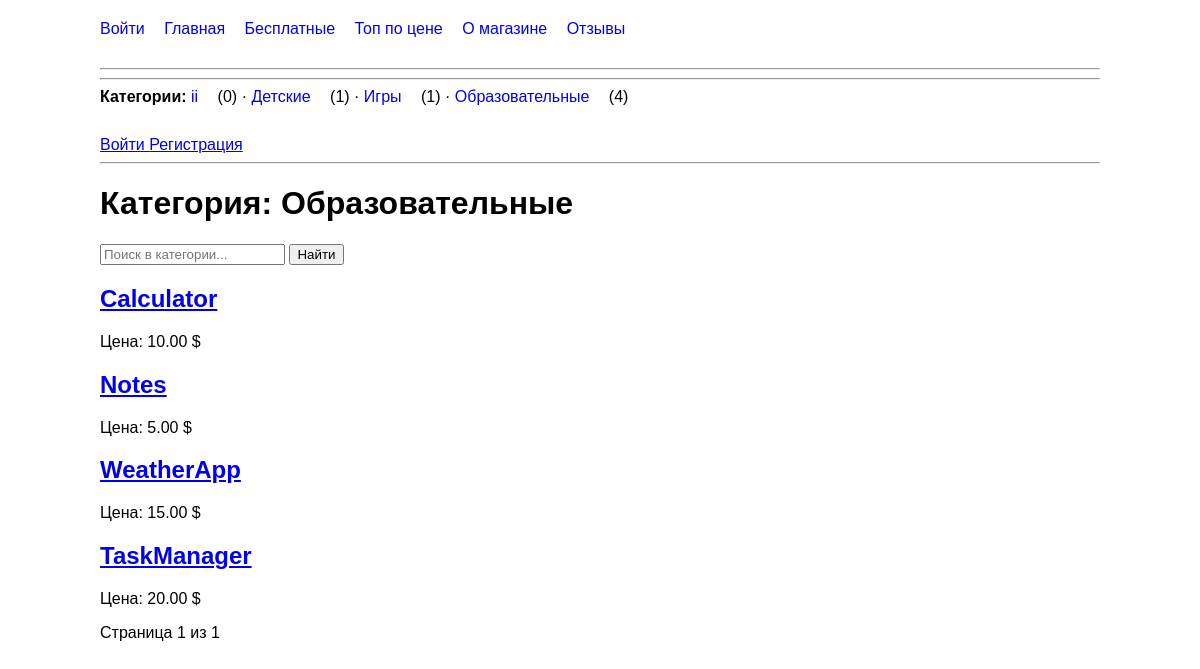
/category/2/Образовательные/, run on the app's committed database.
### mainapp/models.py (models this page shows, shortened)
class Category(models.Model):
    name = models.CharField(max_length=50)

class App(models.Model):
    name = models.CharField(max_length=200)
    description = models.TextField(blank=True)
    price = models.DecimalField(max_digits=10, decimal_places=2, default=0)
    created_at = models.DateTimeField(auto_now_add=True)
    downloads = models.PositiveIntegerField(default=0)
    category = models.ForeignKey(
        Category,
        on_delete=models.CASCADE,
        null=True,
        blank=True,
        related_name='apps',
    )
    icon = models.ImageField(
        upload_to='icons/',
        blank=True,
    )
    author = models.ForeignKey(
        User,
        on_delete=models.SET_NULL,
        null=True,
        blank=True,
        related_name='apps',
    )
    favorited_by = models.ManyToManyField(
        User,
        related_name='favorite_apps',
        blank=True,
    )

### mainapp/views.py (the view)
# urls.py: path('category/<int:category_id>/<str:category_name>/',views.category_detail,name='category_detail'),
def category_detail(request, category_id, category_name):
    print(category_name)
    category = get_object_or_404(Category, id=category_id)
    apps = App.objects.filter(category=category)
    paginator = Paginator(apps, 4)
    page_number = request.GET.get('page')
    page_obj = paginator.get_page(page_number)
    most_expensive = apps.order_by('-price').first()
    return render(request, 'mainapp/category.html', {
        'category': category,
        'apps': page_obj,
        'page_obj': page_obj,
        'most_expensive': most_expensive,
    })

### mainapp/context_processors.py (called while the page is built)
def store_menu(request):
    nav_categories = (
        Category.objects
        .annotate(apps_count=Count('apps'))
        .order_by('name')
    )
    return {
        'nav_categories': nav_categories,
    }

### mainapp/templates/mainapp/category.html (shortened to what this page needs)
{% extends 'mainapp/base.html' %}
{% block content %}
<h1>Категория: {{ category.name }}</h1>
<form method="GET">
    <input
        type="text"
        name="q"
        value="{{ q }}"
        placeholder="Поиск в категории..."
    >
    <button type="submit">Найти</button>
</form>
{% for app in apps %}
    <div>
        <h2>
            <a href="{% url 'mainapp:app_detail' app.id app.name %}">
                {{ app.name }}
            </a>
        </h2>
        <p>Цена: {{ app.price }} $</p>
    </div>
{% empty %}
    <p>Приложений не найдено.</p>
{% endfor %}
<span>
    Страница {{ page_obj.number }} из {{ page_obj.paginator.num_pages }}
</span>
{% endblock %}

### mainapp/templates/mainapp/base.html (shortened to what this page needs)
{% load static %}
<!DOCTYPE html>
<html lang="ru">
<head>
    <link rel="stylesheet" href="{% static 'mainapp/style.css' %}">
</head>
<nav>
    <a href="{% url 'mainapp:login' %}">Войти</a>
    <a href="{% url 'mainapp:home' %}">Главная</a>
    <a href="{% url 'mainapp:free' %}">Бесплатные</a>
    <a href="{% url 'mainapp:top' %}">Топ по цене</a>
    <a href="{% url 'mainapp:about' %}">О магазине</a>
    <a href="{% url 'mainapp:reviews' %}">Отзывы</a>
</nav>
<hr>
<hr>
<nav>
    <strong>Категории:</strong>
    {% for category in nav_categories %}
        <a href="{% url 'mainapp:category_detail' category.id category.name %}">
            {{ category.name }}
        </a>
        ({{ category.apps_count }})
        {% if not forloop.last %}
            ·
        {% endif %}
    {% empty %}
        Категорий пока нет.
    {% endfor %}
</nav>
{% if request.user.is_authenticated %}
    <span>{{ request.user.username }}</span>
    <a href="{% url 'mainapp:my_apps' %}">
        Мои приложения
    </a>
    <a href="{% url 'mainapp:favorites' %}">
        Избранное ({{ request.user.favorite_apps.count }})
    </a>
    <form method="post"
          action="{% url 'mainapp:logout' %}"
          style="display:inline;">
        {% csrf_token %}
        <button type="submit">Выйти</button>
    </form>
{% else %}
    <a href="{% url 'mainapp:login' %}">
        Войти
    </a>
    <a href="{% url 'mainapp:register' %}">
        Регистрация
    </a>
{% endif %}
<hr>
{% block content %}
{% endblock %}
</body>
</html>

### mainapp/static/mainapp/style.css (style rules this page uses)
nav { margin-bottom: 30px; }
nav a { margin-right: 15px; text-decoration: none; }

### data on the page
Category: name "ii", apps_count "0"
Category: name "Детские", apps_count "1"
Category: name "Игры", apps_count "1"
Category: name "Образовательные", apps_count "4"
App: name "Calculator", price "10.00"
App: name "Notes", price "5.00"
App: name "WeatherApp", price "15.00"
App: name "TaskManager", price "20.00"

### other printed values
{{ page_obj.number }} "1"
{{ page_obj.paginator.num_pages }} "1"
